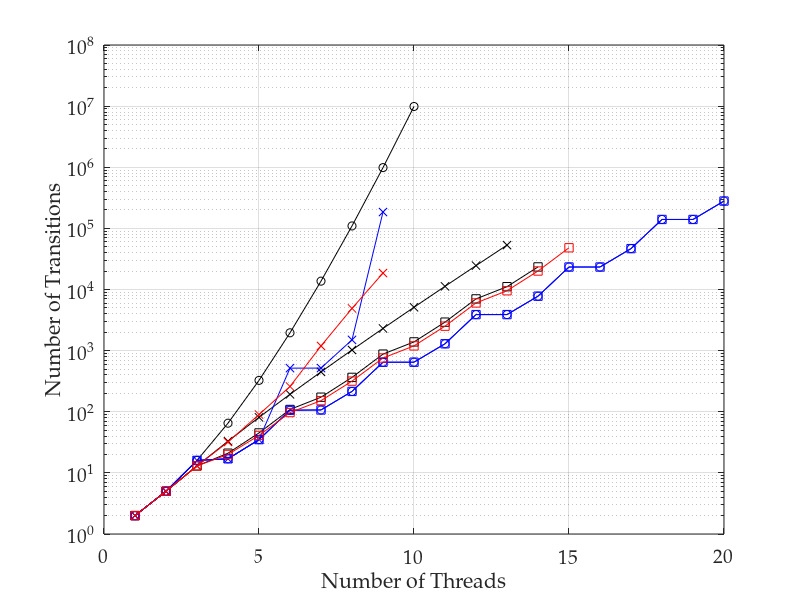

Reproduce this figure in MATLAB. (Note: this script raises an error after producing the figure.)
%% importing data
transitions = dlmread('t43_tpl3_ops1.csv', ',', 0, 0);
ss = dlmread('ss11_trans.csv', ',', 0, 0);
ssthreads = [1:13];
% convert 0 values to NaNs, as these don't plot
transitions(transitions==0)=nan;
threads = [1:20];

%% plotting lines

semilogy(threads, transitions(:, 1), 'ko-')
hold on
semilogy(ssthreads, ss, 'kx-')
semilogy(threads, transitions(:, 3), 'ks-')
semilogy(threads, transitions(:, 4), 'bo-')
semilogy(threads, transitions(:, 5), 'bx-')
semilogy(threads, transitions(:, 6), 'bs-')
semilogy(threads, transitions(:, 7), 'rx-')
semilogy(threads, transitions(:, 8), 'rs-')
hold off
grid on

%% adding axis labels
ax = gca;
set(ax, 'FontName', 'Palatino Linotype', 'FontSize', 14);
xlabel('Number of Threads');
ylabel('Number of Transitions');
axis([0 20 1 100000000])
ax.YTick = [1 100 10000 1000000 100000000];

%% output pdf file
h = figure(1);
h.Units = 'centimeters'; % set figure position to cm
%h.Position(2) = [h.Position(2)-9]; % set figure position bevore resize
h.Position([3:4]) = [10,7]; % resize figure
Plot2LaTeX( h, 't43_tpl3_ops1' )